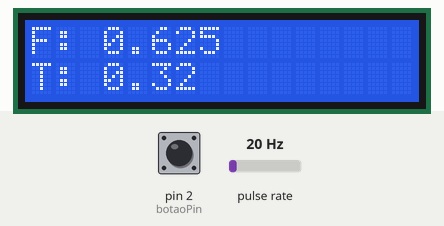
A sketch run on a simulated Arduino Uno, built with avr-gcc and run on an emulated ATmega328P. On the bench: 16×2 character LCD. Wiring (inferred from the names in the program): pulse sensor: data pin 3. The inputs (shaded band) are chosen by the test bench; at power-on: pulse rate 20 Hz, pin 2 (botaoPin) HIGH.

Above: at 3.2 s.
3.3 s: pulse rate (sensor on pin 3) set to 4 Hz
At 3.89 s:
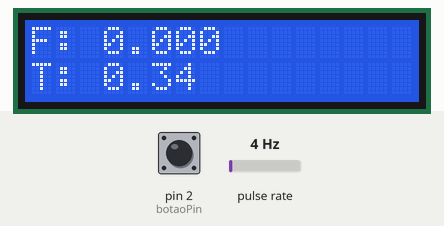
5.0 s: pin 2 (botaoPin) pulled LOW for 0.15 s
At 5.38 s:
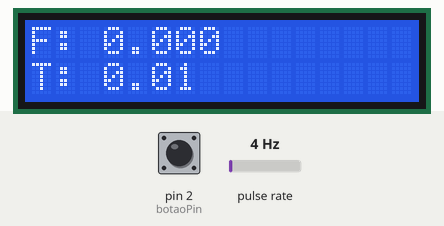
5.7 s: pin 2 (botaoPin) pulled LOW for 1 s
At 6.39 s:
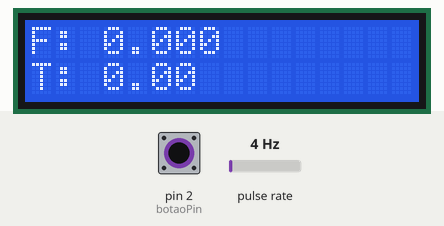
7.3 s: pulse rate (sensor on pin 3) set to 50 Hz
At 7.44 s:
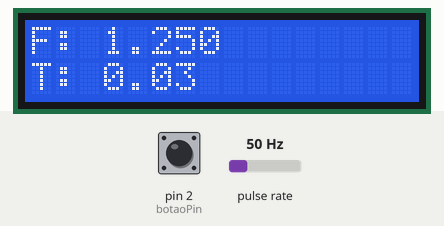
8.8 s: pulse rate (sensor on pin 3) set to 100 Hz
At 8.94 s:
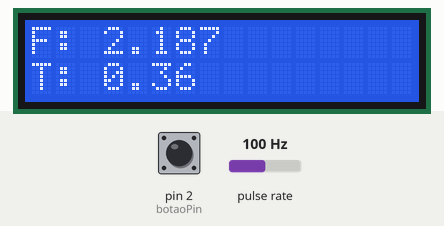

The sketch:

controleVazao.ino
```cpp
#include <LiquidCrystal_I2C.h>

const int sensorPin = 3;
const int botaoPin = 2;
volatile unsigned long pulseCount = 0;
unsigned long previousMillis = 0;
unsigned long interval = 100;
float calibrationFactor = 32;

float flowRate = 0.0;
float totalLiters = 0.0;

LiquidCrystal_I2C lcd(0x27, 16, 2);

void pulseCounter() {
  pulseCount++;
}

void setup() {
  lcd.init();
  lcd.backlight();
  lcd.setCursor(0, 0);
  lcd.print("Iniciando...");

  pinMode(sensorPin, INPUT);
  pinMode(botaoPin, INPUT_PULLUP);
  attachInterrupt(digitalPinToInterrupt(sensorPin), pulseCounter, FALLING);

  delay(2000);
  lcd.clear();
}

void loop() {
  unsigned long currentMillis = millis();
  if (currentMillis - previousMillis >= interval) {
    previousMillis = currentMillis;

    flowRate = ((pulseCount / calibrationFactor) / (interval / 1000.0));
    totalLiters += (flowRate / 60.0);

    lcd.setCursor(0, 0);
    lcd.print("F: ");
    lcd.print(flowRate, 3);
    lcd.print(" ");

    lcd.setCursor(0, 1);
    lcd.print("T: ");
    lcd.print(totalLiters, 2);
    lcd.print(" ");

    pulseCount = 0;

    if (digitalRead(botaoPin) == LOW) {
      totalLiters = 0;
    }
  }
}
```
